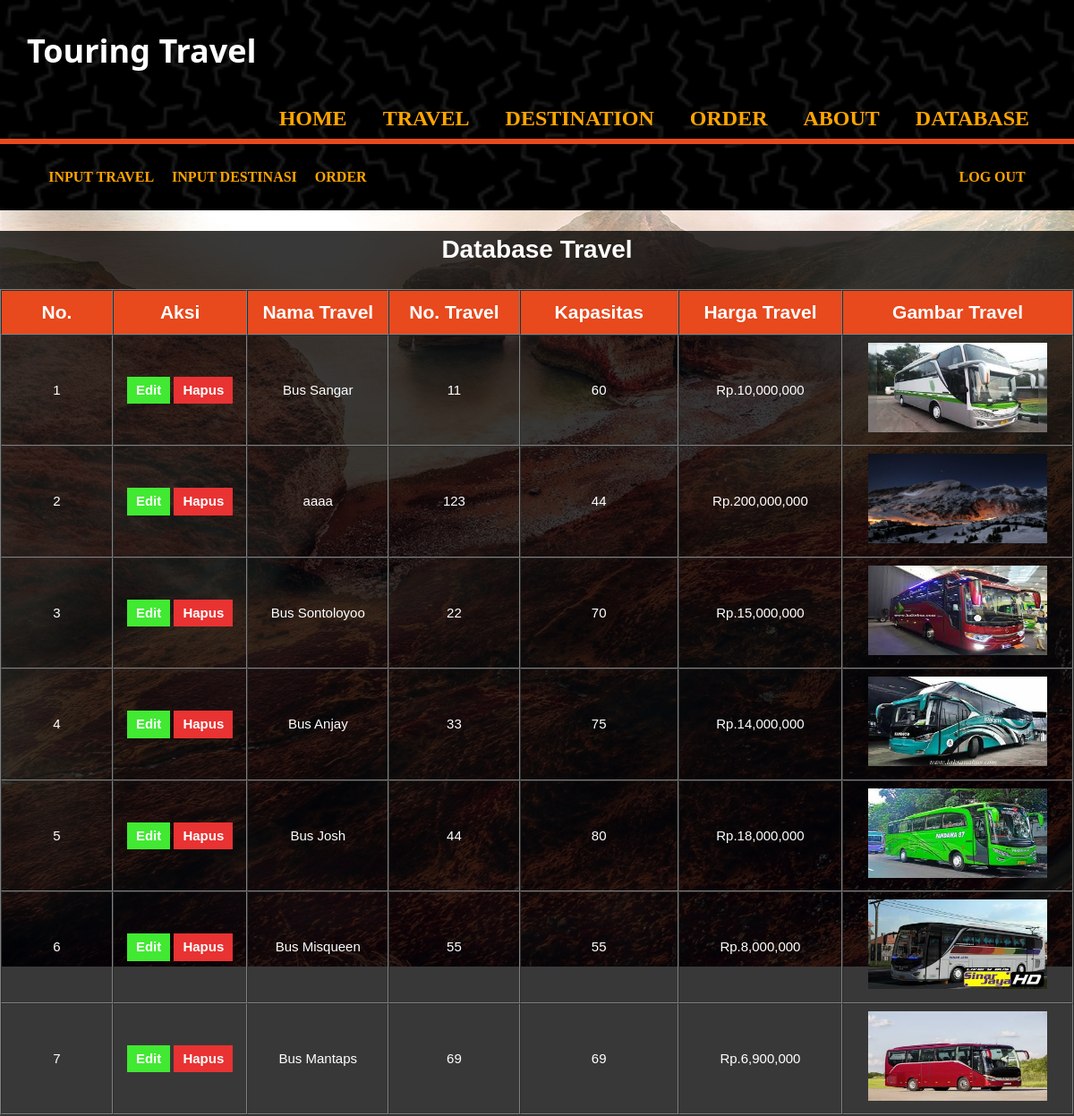
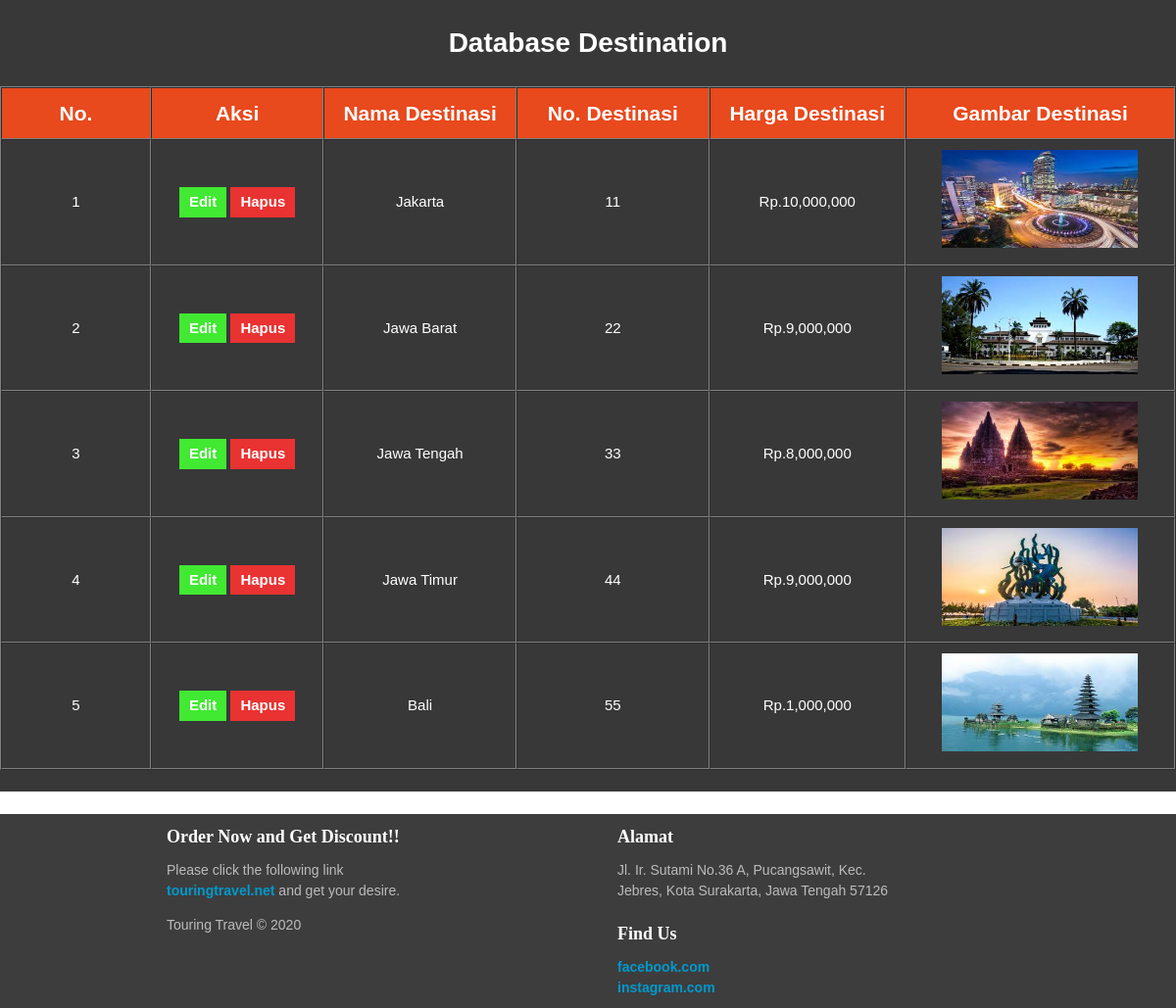
The app's page /hasil.php (signed in) with its own data (2 pictures, top to bottom).
### tables this page shows
CREATE TABLE `daftar_travel` (
  `nama_travel` varchar(100) NOT NULL,
  `no_travel` varchar(8) NOT NULL,
  `kapasitas` varchar(100) NOT NULL,
  `harga_travel` varchar(100) NOT NULL,
  `gambar` varchar(100) NOT NULL,
  `deskripsi` varchar(10000) NOT NULL
);

CREATE TABLE `daftar_destinasi` (
  `destinasi` varchar(100) NOT NULL,
  `no_destinasi` varchar(11) NOT NULL,
  `harga_destinasi` varchar(100) NOT NULL,
  `gambar` varchar(100) NOT NULL,
  `deskripsi` varchar(10000) NOT NULL
);

### hasil.php (the view, shortened to what this page needs)
<?php
require('database.php');
extract($_POST);
$sql = "SELECT * FROM daftar_travel";
$result = mysqli_query($conn,$sql);
$sql2 = "SELECT * FROM daftar_destinasi";
$result2 = mysqli_query($conn,$sql2);
?>
<!DOCTYPE html>
<html lang="en">
<head>
    <link rel="stylesheet" href="style2.css">
</head>
<body>
    <header>
        <div class="container">
            <div id="branding">
                <h1>Touring Travel</h1>
            </div>
            <nav>
                <ul>
                    <li><a href="index.php">Home</a></li>
                    <li><a href="travel.php">Travel</a></li>
                    <li><a href="destination.php">Destination</a></li>
                    <li><a href="order.php">Order</a></li>
                    <li><a href="about.php">About</a></li>
                    <li><a href="#">Database</a></li>
                </ul>
            </nav>
        </div>
    </header>
    <section id="newsletter">
		<div class="container">
            <div class="database">
                <li><a href="daftar.php">Input Travel</a></li>
                <li><a href="daftar2.php">Input Destinasi</a></li>
                <li><a href="hasilorder.php">Order</a></li>
                <li style="float:right"><a href="logout.php">Log Out</a></li>
            </div>
		</div>
    </section>
    <div id="wrapper">
        <section id="boxes" class="tabel">
        <div class="hasil">
            <h1>Database Travel</h1>
            <table  border="1" cellpadding="8" cellspacing="0">
                <thead>
                    <tr>
                        <th>No.</th>
                        <th>Aksi</th>
                        <th>Nama Travel</th>
                        <th>No. Travel</th>
                        <th>Kapasitas</th>
                        <th>Harga Travel</th>
                        <th>Gambar Travel</th>
                    </tr>
                </thead>
                <tbody>
                    <?php $i=1; ?>
                    <?php while($row=mysqli_fetch_array($result)) :?>
                        <tr>
                            <td align="center"><?= $i; ?></td>
                            <td>
                                <a href="edit.php?target=<?= $row['no_travel'] ?>" id="edit">Edit</a>
                                <a href="hapus.php?target=<?= $row['no_travel'] ?>" id="hapus">Hapus</a>
                            </td>
                            <td><?= $row['nama_travel'] ?></td>
                            <td><?= $row['no_travel'] ?></td>
                            <td><?= $row['kapasitas'] ?></td>
                            <?= "<td>"."Rp.".number_format($row['harga_travel'])."</td>" ?>
                            <td><img src="uploads/<?= $row['gambar'] ?>" width="200px" height="100px"></td>
                        </tr>
                    <?php $i++;?>
                    <?php endwhile; ?>
                </tbody>
            </table>
            <h1>Database Destination</h1>
            <table  border="1" cellpadding="10" cellspacing="0">
                <thead>
                    <tr>
                        <th>No.</th>
                        <th>Aksi</th>
                        <th>Nama Destinasi</th>
                        <th>No. Destinasi</th>
                        <th>Harga Destinasi</th>
                        <th>Gambar Destinasi</th>
                    </tr>
                </thead>
                <tbody>
                <?php $i=1; ?>
                    <?php while($row=mysqli_fetch_array($result2)) :?>
                        <tr>
                            <td align="center"><?= $i; ?></td>
                            <td>
                                <a href="edit2.php?target=<?= $row['no_destinasi'] ?>" id="edit">Edit</a>
                                <a href="hapus2.php?target=<?= $row['no_destinasi'] ?>" id="hapus">Hapus</a>
                            </td>
                            <td><?= $row['destinasi'] ?></td>
                            <td><?= $row['no_destinasi'] ?></td>
                            <?= "<td>"."Rp.".number_format($row['harga_destinasi'])."</td>" ?>
                            <td><img src="uploads/<?= $row['gambar'] ?>" width="200px" height="100px"></td>
                        </tr>
                    <?php $i++;?>
                    <?php endwhile; ?>
                </tbody>
            </table>
            <br>
        </div>
        </section>
    <br>
    <footer>
		<div id="column">
			<h2>Order Now and Get Discount!!</h2>
			Please click the following link <a href="#">touringtravel.net</a> and get your desire.<br />
			<p>Touring Travel &copy; 2020</p>
		</div>
		<div id="column">
			<h2>Alamat</h2>
			Jl. Ir. Sutami No.36 A, Pucangsawit, Kec. Jebres, Kota Surakarta, Jawa Tengah 57126
		</div>
		<div id="column">
			<h2>Find Us</h2>
            <a href="#">facebook.com</a><br>
            <a href="#">instagram.com</a>
		</div>
	</footer>
</body>
</html>

### style2.css (style rules this page uses)
body { font: 15px/1.5 Arial, Helvetica, sans-serif; padding: 0; margin: 0; background-image: url("img/bg.jpg"); background-size: auto; background-attachment: fixed; background-repeat: no-repeat; overflow-x: hidden; }
.container { width: 95%; margin: auto; overflow: hidden; }
header { background-image: url("img/head.png"); background-size: cover; background-position: center; color: #ffffff; padding-top: 30px; min-height: 70px; border-bottom: #e8491d 3px solid; }
header a { font-family: Shlop; color: orange; text-decoration: none; text-transform: uppercase; font-size: 24px; font-weight: bold; margin-bottom: 2px; }
header li { float: left; display: inline; padding: 5px 20px 5px 20px; }
header #branding { float:left; }
header #branding h1 { margin: 0; }
header nav { float:right; margin-top: 10px; }
header h1 { font-family: 'Segoe UI', Tahoma, Geneva, Verdana, sans-serif; font-size: 36px; color:white; font-weight: bold; }
#newsletter { font-family: Pieces; padding: 15px; color: White; background-image: url("img/head.png"); background-size: cover; background-position: center; border-top: #e8491d 3px solid; }
.database li { display: inline-block; float: left; padding: 10px; }
.database a { font-family: Shlop; color: orange; text-decoration: none; text-transform: uppercase; font-size: 16px; font-weight: bold; margin-bottom: 2px; }
footer #column { width: 300px; padding: 10px; margin-left: 140px; }
footer { float: left; background:#000000c2; width:100%; color:#BBBBBB; }
footer #column { width:280px; padding-left: 30px; float:left; font-size: 14px; }
footer #column h2 { margin:0px; margin-bottom: 10px; font-family: Cuprum; font-size: 18px; color: #FFFFFF; font-weight: bold; }
footer #column a { font-weight:bold; color:#0099CC; text-decoration: none; }
.tabel { background-color: rgba(0, 0, 0, 0.781); color: white; text-align: center; }
.tabel h1 { font-size: 28px; }
.hasil tr th { width: 400px; background-color: #e8491d; font-weight: bold; font-size: 21px; }
.hasil a { display: inline-block; text-decoration: none; padding: 4px; padding-left: 10px; padding-right: 10px; font-weight: bold; }
.hasil #edit { background-color: rgb(65, 233, 50); color: white; }
.hasil #hapus { background-color: rgb(233, 50, 50); color: white; }

### records on screen
daftar_travel: nama_travel "Bus Sangar", no_travel "11", kapasitas "60", harga_travel "10,000,000", gambar (picture)
daftar_travel: nama_travel "aaaa", no_travel "123", kapasitas "44", harga_travel "200,000,000", gambar (picture)
daftar_travel: nama_travel "Bus Sontoloyoo", no_travel "22", kapasitas "70", harga_travel "15,000,000", gambar (picture)
daftar_travel: nama_travel "Bus Anjay", no_travel "33", kapasitas "75", harga_travel "14,000,000", gambar (picture)
daftar_travel: nama_travel "Bus Josh", no_travel "44", kapasitas "80", harga_travel "18,000,000", gambar (picture)
daftar_travel: nama_travel "Bus Misqueen", no_travel "55", kapasitas "55", harga_travel "8,000,000", gambar (picture)
daftar_travel: nama_travel "Bus Mantaps", no_travel "69", kapasitas "69", harga_travel "6,900,000", gambar (picture)
daftar_destinasi: destinasi "Jakarta", no_destinasi "11", harga_destinasi "10,000,000", gambar (picture)
daftar_destinasi: destinasi "Jawa Barat", no_destinasi "22", harga_destinasi "9,000,000", gambar (picture)
daftar_destinasi: destinasi "Jawa Tengah", no_destinasi "33", harga_destinasi "8,000,000", gambar (picture)
daftar_destinasi: destinasi "Jawa Timur", no_destinasi "44", harga_destinasi "9,000,000", gambar (picture)
daftar_destinasi: destinasi "Bali", no_destinasi "55", harga_destinasi "1,000,000", gambar (picture)
